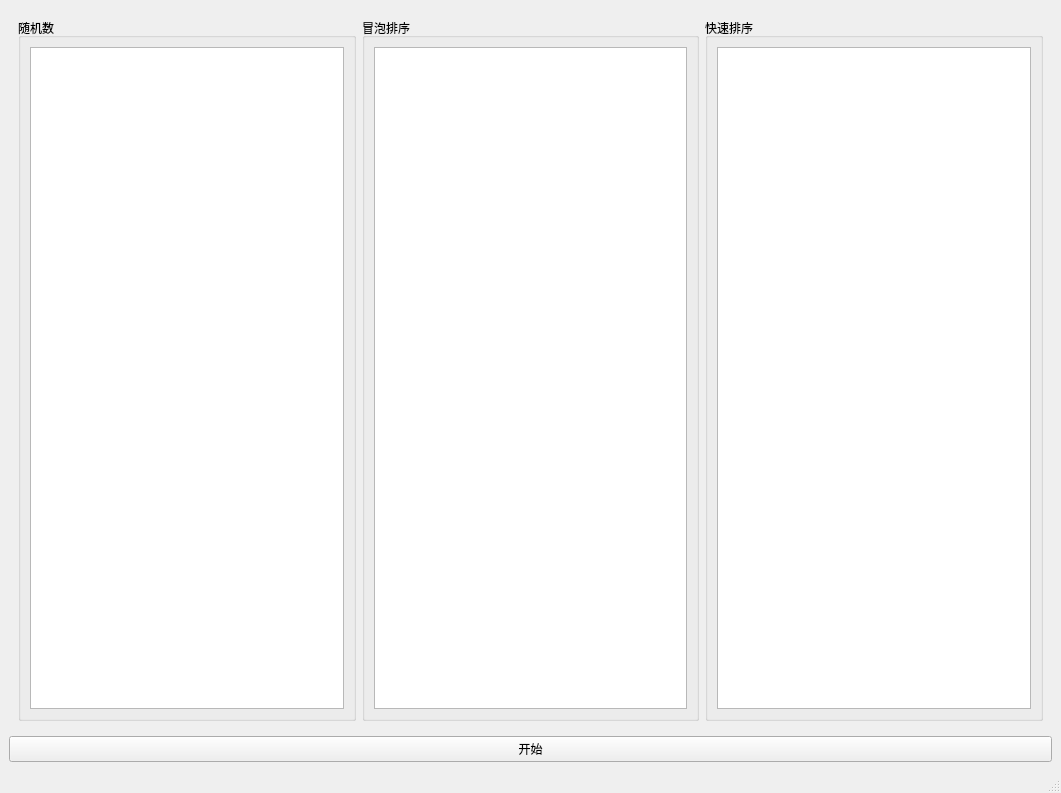
<?xml version="1.0" encoding="UTF-8"?>
<ui version="4.0">
 <class>MainWindow</class>
 <widget class="QMainWindow" name="MainWindow">
  <property name="geometry">
   <rect>
    <x>0</x>
    <y>0</y>
    <width>1061</width>
    <height>793</height>
   </rect>
  </property>
  <property name="windowTitle">
   <string>MainWindow</string>
  </property>
  <widget class="QWidget" name="centralwidget">
   <layout class="QVBoxLayout" name="verticalLayout">
    <item>
     <widget class="QWidget" name="widget" native="true">
      <layout class="QHBoxLayout" name="horizontalLayout_2">
       <item>
        <widget class="QGroupBox" name="groupBox">
         <property name="title">
          <string>随机数 </string>
         </property>
         <layout class="QHBoxLayout" name="horizontalLayout">
          <item>
           <widget class="QListWidget" name="randList"/>
          </item>
         </layout>
        </widget>
       </item>
       <item>
        <widget class="QGroupBox" name="groupBox_2">
         <property name="title">
          <string>冒泡排序</string>
         </property>
         <layout class="QHBoxLayout" name="horizontalLayout_4">
          <item>
           <widget class="QListWidget" name="bubbleList"/>
          </item>
         </layout>
        </widget>
       </item>
       <item>
        <widget class="QGroupBox" name="groupBox_3">
         <property name="title">
          <string>快速排序</string>
         </property>
         <layout class="QHBoxLayout" name="horizontalLayout_6">
          <item>
           <widget class="QListWidget" name="quickList"/>
          </item>
         </layout>
        </widget>
       </item>
      </layout>
     </widget>
    </item>
    <item>
     <widget class="QPushButton" name="startBtn">
      <property name="text">
       <string>开始</string>
      </property>
     </widget>
    </item>
   </layout>
  </widget>
  <widget class="QStatusBar" name="statusbar"/>
 </widget>
 <resources/>
 <connections/>
</ui>
